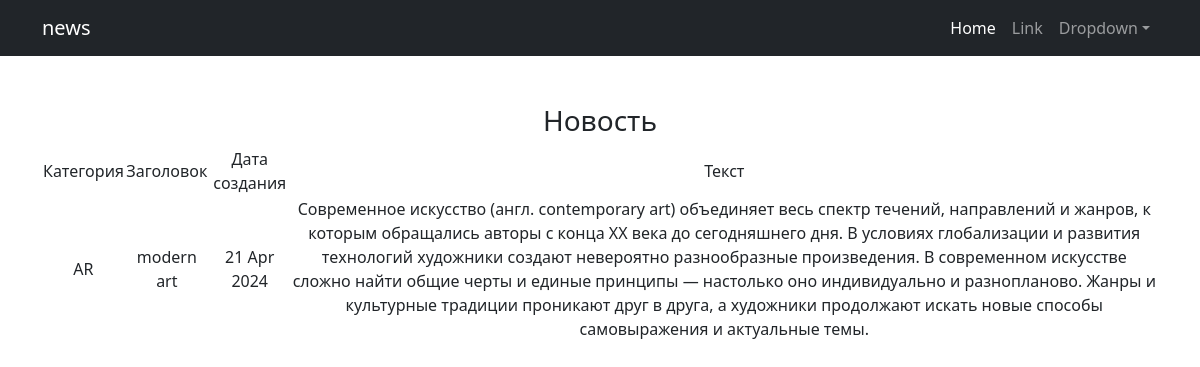
Screenshot of /news/4/ with the database file from the repository.
### news/models.py (models this page shows, shortened)
class Post(models.Model):
    author = models.ForeignKey(Author, on_delete=models.CASCADE)
    NEWS = 'NW'
    ARTICLE = 'AR'
    CATEGORY_CHOICES = (
        (NEWS, 'Новости'),
        (ARTICLE, 'Статья')
    )
    categoryType = models.CharField(max_length=2, choices=CATEGORY_CHOICES, default=ARTICLE)
    dateCreation = models.DateTimeField(auto_now_add=True)
    postCategory = models.ManyToManyField(Category, through='PostCategory')
    title = models.CharField(max_length=128)
    text = models.TextField()
    rating = models.SmallIntegerField(default=0)

### news/views.py (the view)
# urls.py: path('<int:pk>/', PostDetail.as_view(), name='post-detail'),
class PostDetail(DetailView):
    model = Post
    template_name = 'post.detail.html'
    context_object_name = 'post'

### news/templatetags/custom_filters.py (called while the page is built)
@register.filter()
def censor(value):
    for word in censor_list:
        value = value.replace(word[1:], '*' * len(word[1:]))
    return value

### templates/post.detail.html (shortened to what this page needs)
{% extends 'default.html' %}
{% load custom_filters %}
{% block content %}
{% if post %}
    <h3> Новость </h3>
<table>
    <tr>
        <td> Категория </td>
        <td> Заголовок </td>
        <td> Дата создания </td>
        <td> Текст </td>
    </tr>
    <tr>
        <td>{{ post.categoryType }}</td>
        <td>{{ post.title }}</td>
        <td>{{ post.dateCreation|date:'d M Y' }}</td>
        <td>{{ post.text|censor }}</td>
    </tr>
</table>
{% else %}
<h2>Новостей нет!</h2>
{% endif %}
{% endblock content %}

### rows the page displays
Post: categoryType "AR", title "modern art", dateCreation "21 Apr 2024", text|censor "Современное искусство (англ. contemporary art) объединяет весь спектр течений, направлений и жанров, к которым обращались авторы с конца ХХ века до сегодняшнего дня. В условиях глобализации и развития технологий художники создают невероятно разнообразные произведения. В современном искусстве сложно найти общие черты и единые принципы — настолько оно индивидуально и разнопланово. Жанры и культурные традиции проникают друг в друга, а художники продолжают искать новые способы самовыражения и актуальные темы."
